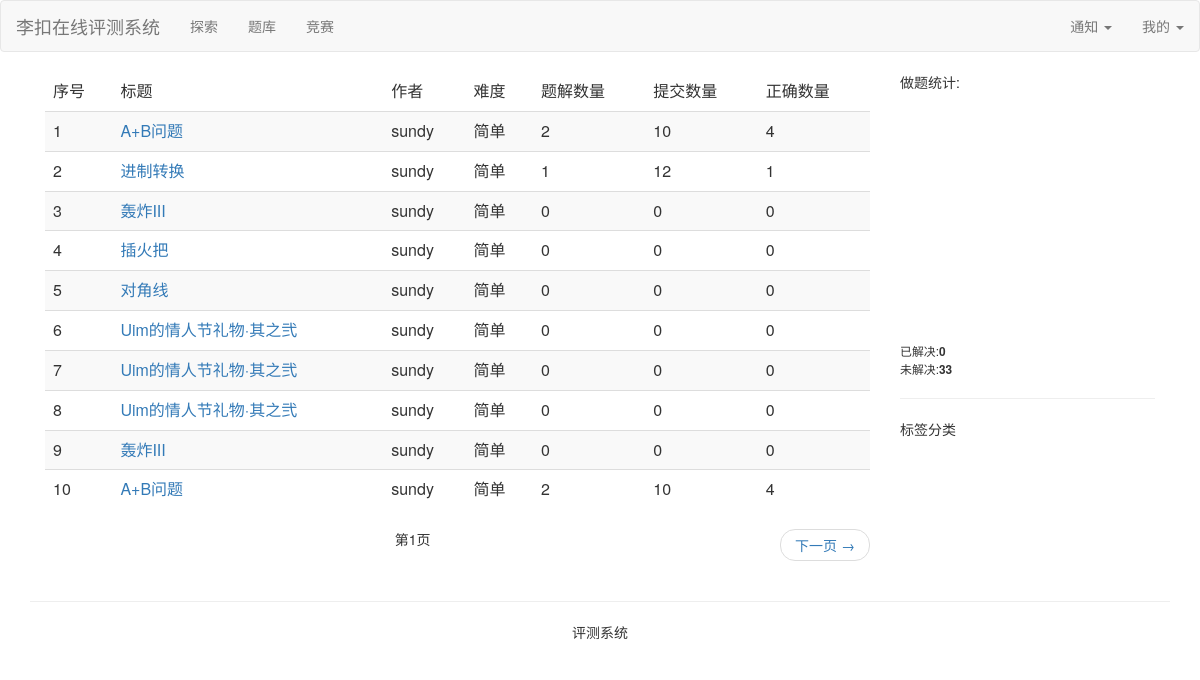
/problem/list/ (signed in), run on an earlier commit of the app's database.
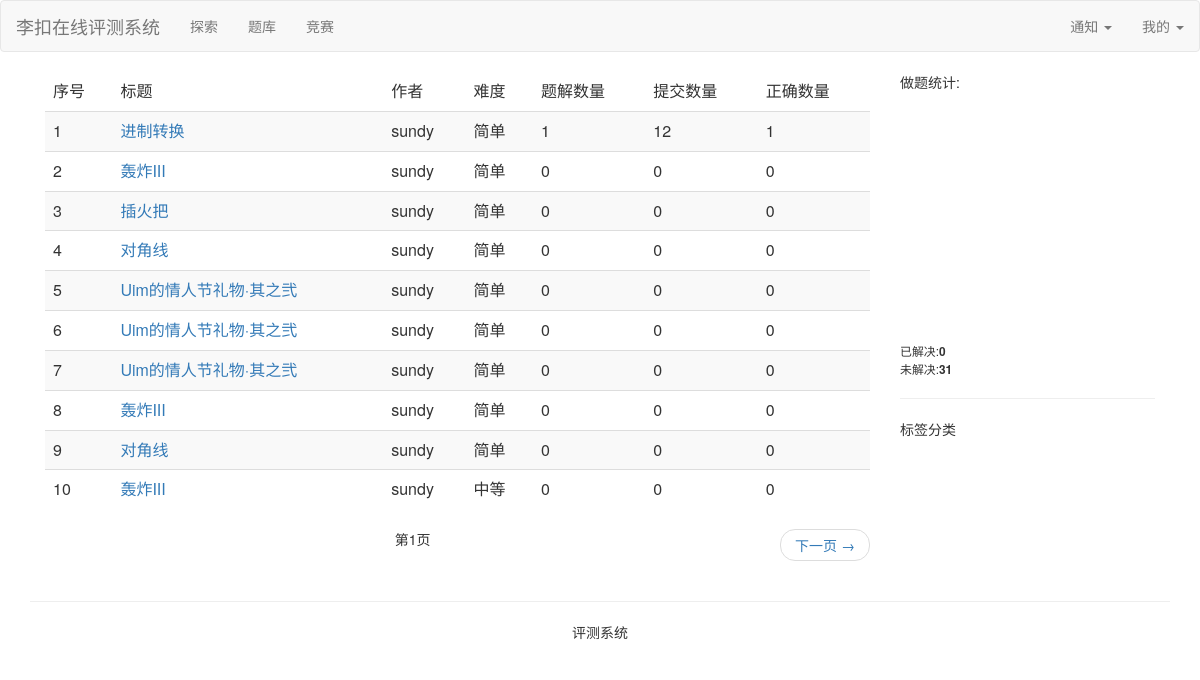
And on a later commit of the database.
### judger_problem/models.py (models this page shows)
class Problem(models.Model):
    @classmethod
    def get_problem_list(cls):
        return cls.objects.all().only("title", "fk_author", "difficulty", "explains", "Submits",
                                      "corrects")
    diff = [
        (0, "简单"),
        (1, "中等"),
        (2, "困难"),
    ]
    title = models.CharField(max_length=128, verbose_name="题目标题")
    problem_content = models.TextField(verbose_name="题目内容")
    problem_input = models.CharField(max_length=128, verbose_name="样例输入")
    problem_output = models.CharField(max_length=128, verbose_name="样例输出")
    create_time = models.DateTimeField(auto_now_add=True, verbose_name="创建题目时间")
    difficulty = models.IntegerField(null=True, choices=diff, verbose_name="难度")
    explains = models.IntegerField(default=0, verbose_name="题目题解数量")
    fk_labels = models.ManyToManyField(to=ProblemLabel, verbose_name="题目标签")
    Submits = models.IntegerField(default=0, verbose_name="总的用户提交次数")
    corrects = models.IntegerField(default=0, verbose_name="总的用户正确次数")
    fk_author = models.ForeignKey(to=User, on_delete=models.CASCADE, verbose_name="作者")
    class Meta:
        verbose_name = "题目列表"
        verbose_name_plural = "题目列表"

### judger_problem/views.py (the view)
# urls.py: path("list/", views.ProblemList.as_view(), name="problemList"),
@method_decorator(login_required, name="dispatch")
class ProblemList(View):
    def get(self, request):
        proble_list_all = Problem.get_problem_list()
        solve_count = len(SubmitStatus.objects.filter(user_code_status="正确", author=request.user))
        problem_count = Problem.objects.count() - solve_count
        pagetor = Paginator(proble_list_all, 10)
        page = request.GET.get('page') if request.GET.get('page') is not None else 1
        proble_lists = pagetor.get_page(page)
        context = {
            "proble_lists": proble_lists,
            "problem_count": problem_count,
            "solve_count": solve_count,
        }
        return render(request, template_name="judger_problem/templates/problem_list.html", context=context)

### templates/judger_problem/templates/problem_list.html (shortened to what this page needs)
{% extends 'base.html' %}
{% block content %}
    <div class="col-md-9">
        <table class="table table-striped">
            <thead>
            <tr>
                <td>序号</td>
                <td>标题</td>
                <td>作者</td>
                <td>难度</td>
                <td>题解数量</td>
                <td>提交数量</td>
                <td>正确数量</td>
            </tr>
            </thead>
            <tbody>
            {% for proble_list in proble_lists %}
                <tr>
                    <td>{{ forloop.counter }}</td>
                    <td><a href="{% url 'problem:problemdetail' proble_list.id %}">{{ proble_list.title }}</a></td>
                    <td>{{ proble_list.fk_author.username }}</td>
                    <td>{{ proble_list.get_difficulty_display }}</td>
                    <td>{{ proble_list.explains }}</td>
                    <td>{{ proble_list.Submits }}</td>
                    <td>{{ proble_list.corrects }}</td>
                </tr>
            {% endfor %}
            </tbody>
        </table>
    <div>
        <ul class="pager">
            <li class="">第{{ proble_lists.number }}页</li>
            {% if proble_lists.has_next %}
                <li class="next"><a href="?page={{ proble_lists.next_page_number }}">下一页 &rarr;</a></li>
            {% endif%}
        </ul>
    </div>
    </div>
    <div class="col-md-3" style="">
            <div>
                做题统计:
                <div id="main" style="width: 250px;height:250px;"></div>
                <small>已解决:<b>{{ solve_count }}</b></small>
                <br>
                <small>未解决:<b>{{ problem_count }}</b></small>
            </div>
        <hr>
        <div>
            标签分类
        </div>
    </div>
{% endblock %}

### templates/base.html (shortened to what this page needs)
{% load static %}
<html lang='zh-cn'>
    <head>
        <link rel="stylesheet" href="https://cdn.staticfile.org/twitter-bootstrap/3.3.7/css/bootstrap.min.css">
    </head>
    <body>
        {% include 'header.html' %}
        <div class='container'>
            {% block content %}
            {% endblock %}
        </div>
        {% include 'footer.html' %}
    </body>
</html>

### templates/header.html (shortened to what this page needs)
<nav class="navbar navbar-default" role="navigation">
	<div class="container-fluid">
	<div class="navbar-header">
		<a class="navbar-brand" href="#">李扣在线评测系统</a>
	</div>
	<div>
		<ul class="nav navbar-nav">
			<li><a href="#">探索</a></li>
			<li><a href="{% url 'problem:problemList' %}">题库</a></li>
            <li><a href="#">竞赛</a></li>
		</ul>
        {% if user.is_authenticated %}
        <ul class='nav navbar-nav navbar-right'>
            <li class="dropdown">
				<a href="#" class="dropdown-toggle" data-toggle="dropdown">
					通知
					<b class="caret"></b>
				</a>
			</li>
            <li class="dropdown">
                <a href="#" class="dropdown-toggle" data-toggle="dropdown">
                    我的
                    <b class="caret"></b>
                </a>
            </li>
        </ul>
        {% endif %}
	</div>
	</div>
</nav>

### templates/footer.html
<div class='container'>
    <hr>
    <p class='text-center'>评测系统</p>
</div>

What changed in the data, as far as the page shows it:
removed Problem: title "A+B问题", fk_author.username "sundy", difficulty "简单", explains "2", Submits "10", corrects "4"
removed Problem: title "A+B问题", fk_author.username "sundy", difficulty "简单", explains "2", Submits "10", corrects "4"
now on this page (row unchanged): Problem: title "对角线", fk_author.username "sundy", difficulty "简单", explains "0", Submits "0", corrects "0"
now on this page (row unchanged): Problem: title "轰炸III", fk_author.username "sundy", difficulty "中等", explains "0", Submits "0", corrects "0"
Also different on the page:
{{ problem_count }}: "33" → "31"
